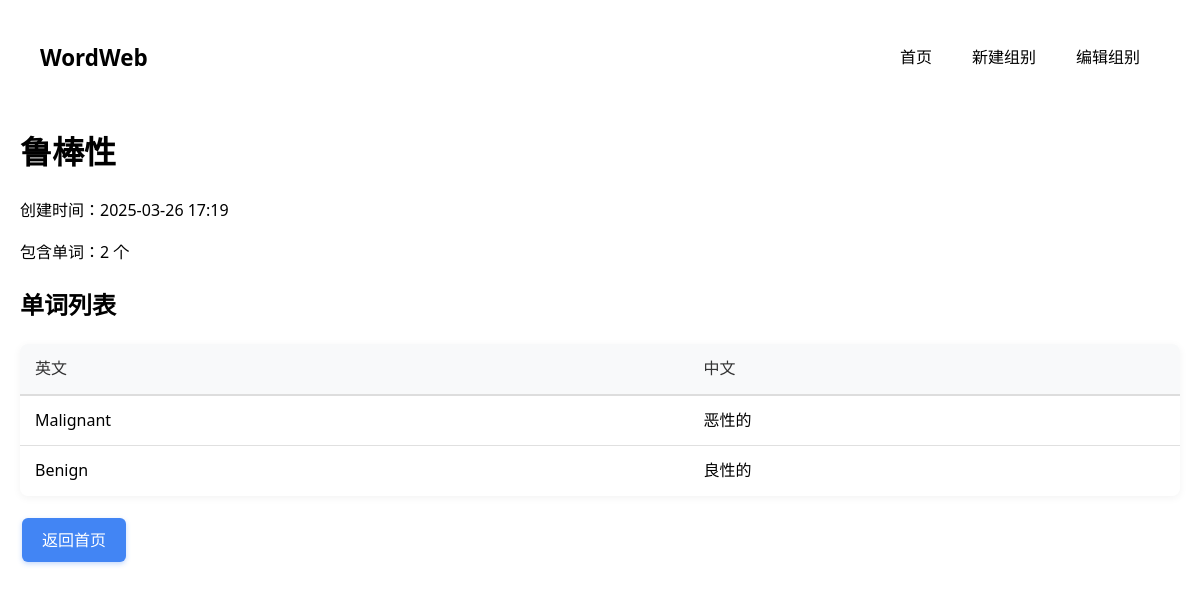
/groups/5, run on an earlier commit of the app's database.
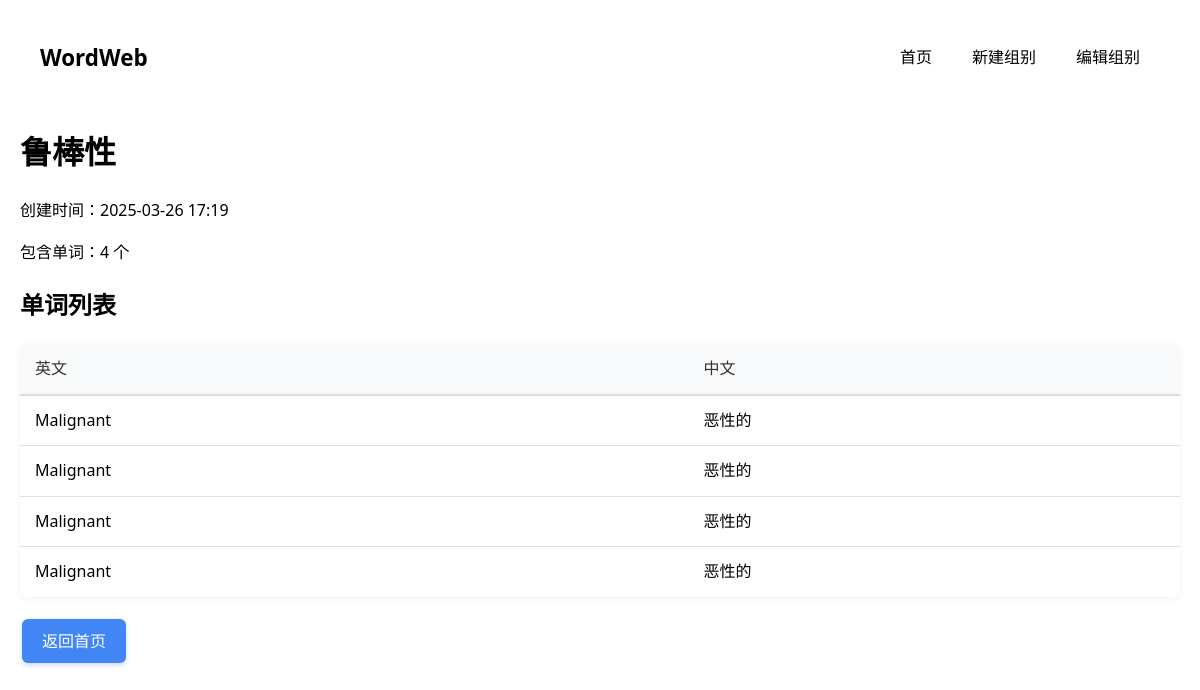
And on a later commit of the database.
### app/models.py (models this page shows)
class Word(db.Model):
    id = db.Column(db.Integer, primary_key=True)
    english = db.Column(db.String(100), nullable=False)
    chinese = db.Column(db.String(100), nullable=False)
    group_id = db.Column(db.Integer, db.ForeignKey('word_group.id', ondelete='CASCADE'))  # 正确

### app/blueprints/groups.py (the view)
@groups_bp.route('/<int:group_id>')
def group_detail(group_id):
    group = WordGroup.query.get_or_404(group_id)
    return render_template('group_detail.html', group=group)

### app/templates/group_detail.html (shortened to what this page needs)
{% extends "base.html" %}
{% block content %}
<h1>{{ group.name }}</h1>
<div class="meta-info">
    <p>创建时间：{{ group.created_at.strftime('%Y-%m-%d %H:%M') }}</p>
    <p>包含单词：{{ group.words.count() }} 个</p>
</div>
<div class="words-list">
    <h2>单词列表</h2>
    <table>
        <thead>
            <tr>
                <th>英文</th>
                <th>中文</th>
            </tr>
        </thead>
        <tbody>
            {% for word in group.words %}
            <tr>
                <td>{{ word.english }}</td>
                <td>{{ word.chinese }}</td>
            </tr>
            {% endfor %}
        </tbody>
    </table>
</div>
<div class="actions">
    <a href="{{ url_for('main.index') }}" class="btn btn-primary">返回首页</a>
</div>
{% endblock %}

What changed in the data, as far as the page shows it:
changed Word (number 2 of 4 on the later page): english "Benign" → "Malignant"; chinese "良性的" → "恶性的"
added Word: english "Malignant", chinese "恶性的"
added Word: english "Malignant", chinese "恶性的"
Also different on the page:
{{ group.words.count() }}: "2" → "4"
